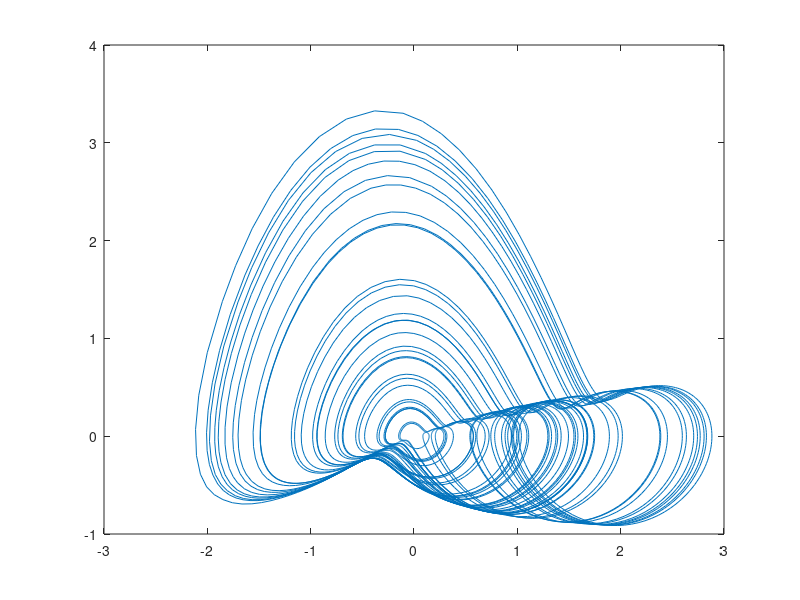

Write the MATLAB code that produced this figure.
options = odeset('refine', 8);

% z = [z(1); z(2)]'
%   = [x(0); x(1)]'
%   = [z(2); (z(1) - z(2)) * sin(t) - (z(1) + 1) * z(2)]
ode = @(t, z) [z(2);
               (z(1) - z(2)) * sin(t) - (z(1) + 1) * z(2)];

[t, z] = ode45(ode ,[0, 500] ,[1, -0.2], options);
plot(z(:, 1), z(:, 2))
